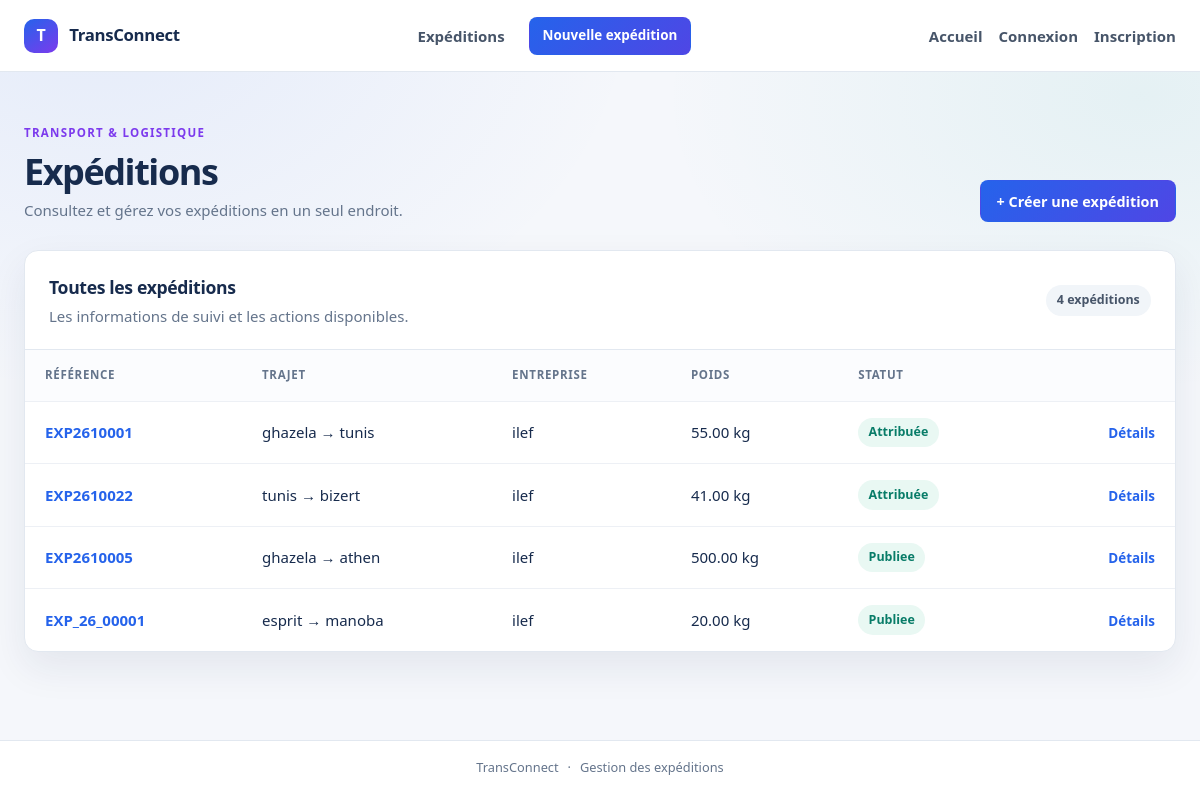
The app's page /expedition/listclass/ with its own data.
### ExpeditionApp/models.py (models this page shows, shortened)
class Expedition(models.Model):
    reference = models.CharField(max_length=50, unique=True)
    ville_depart = models.CharField(max_length=80)
    ville_arrive = models.CharField(max_length=80)
    poids_kg = models.DecimalField(
        max_digits=10,
        decimal_places=2,
        validators=[MinValueValidator(0, "le poids doit etre possitive")],
    )
    date_souhaitee = models.DateTimeField()
    description = models.TextField()
    statut = models.CharField(
        max_length=100,
        choices=[
            ('en_attente', 'En attente'),
            ('publiee', 'Publiee'),
            ('attribuee', 'Attribuée'),
            ('terminee', 'Terminée'),
            ('annulee', 'Annulée'),
        ],
        default='en_attente',
    )
    created_at = models.DateTimeField(auto_now_add=True)
    updated_at = models.DateTimeField(auto_now=True)
    entreprise = models.ForeignKey(Entreprise, on_delete=models.CASCADE, related_name='expeditions')

### EntrepriseApp/models.py (models this page shows)
class Entreprise(models.Model):
    raison_social = models.CharField(max_length=200, blank=False ,null=False)
    matricule_fiscal =models.CharField(max_length=17 ,unique=True, validators=[matricule_fiscal_validator])
    adresse = models.TextField(validators=[MinLengthValidator(20,"l'adresse ne peut pas avoir moins de 20 char"),MaxLengthValidator(400,"l'adresse ne peut pas depasser les 400 char")])
    type_entreprise=models.CharField(max_length=100,choices=[('c','chargeur'),
    ('t','transporteur')])
    created_at = models.DateTimeField(auto_now_add=True)
    updated_at =models.DateTimeField(auto_now=True)
    gerant= models.OneToOneField(Utilisateur ,on_delete=models.CASCADE,related_name='entreprise')
    def __str__(self):
        return self.raison_social

### ExpeditionApp/views.py (the view)
# urls.py: path('listclass/', ListExpedition.as_view(), name="listclass"),
class ListExpedition(ListView):
    model=Expedition
    template_name='expedition/list.html'
    context_object_name='list'

### EntrepriseApp/templates/expedition/list.html (shortened to what this page needs)
{% extends "expedition/base.html" %}
{% block content %}
    <div class="page-heading">
        <div>
            <p class="eyebrow">TRANSPORT &amp; LOGISTIQUE</p>
            <h1>Expéditions</h1>
            <p class="page-subtitle">Consultez et gérez vos expéditions en un seul endroit.</p>
        </div>
        <a class="button button-primary" href="{% url 'createclass' %}">+ Créer une expédition</a>
    </div>
    <section class="panel" aria-labelledby="shipments-heading">
        <div class="panel-heading">
            <div>
                <h2 id="shipments-heading">Toutes les expéditions</h2>
                <p class="muted">Les informations de suivi et les actions disponibles.</p>
            </div>
            <span class="count-badge">{{ list|length }} expédition{{ list|length|pluralize:"s" }}</span>
        </div>
        {% if list %}
            <div class="table-wrap">
                <table class="shipment-table">
                    <thead>
                        <tr>
                            <th scope="col">Référence</th>
                            <th scope="col">Trajet</th>
                            <th scope="col">Entreprise</th>
                            <th scope="col">Poids</th>
                            <th scope="col">Statut</th>
                            <th scope="col"><span class="sr-only">Actions</span></th>
                        </tr>
                    </thead>
                    <tbody>
                        {% for expedition in list %}
                            <tr>
                                <td><a class="reference-link" href="{% url 'detailclass' pk=expedition.pk %}">{{ expedition.reference }}</a></td>
                                <td>
                                    <span class="route">{{ expedition.ville_depart }} <span aria-hidden="true">→</span> {{ expedition.ville_arrive }}</span>
                                </td>
                                <td>{{ expedition.entreprise }}</td>
                                <td>{{ expedition.poids_kg }} kg</td>
                                <td><span class="status-badge">{{ expedition.get_statut_display }}</span></td>
                                <td class="table-actions">
                                    <a href="{% url 'detailclass' pk=expedition.pk %}">Détails</a>
                                </td>
                            </tr>
                        {% endfor %}
                    </tbody>
                </table>
            </div>
        {% endif %}
    </section>
{% endblock %}

### EntrepriseApp/static/EntrepriseApp/expedition.css (style rules this page uses)
:root { color-scheme: light; --ink: #172b4d; --muted: #64748b; --line: #e2e8f0; --surface: #ffffff; --canvas: #f5f7fb; --primary: #2563eb; --primary-dark: #1d4ed8; --teal: #0f9f95; --violet: #7c3aed; --coral: #f9735b; --danger: #b42332; --shadow: 0 16px 38px rgb(23 43 77 / 8%); }
* { box-sizing: border-box; }
body { min-width: 320px; min-height: 100vh; margin: 0; background: radial-gradient(ellipse at 8% 0%, rgb(37 99 235 / 8%), transparent 34rem), radial-gradient(ellipse at 95% 12%, rgb(15 159 149 / 7%), transparent 30rem), var(--canvas); color: var(--ink); font-family: "Segoe UI", Tahoma, Geneva, Verdana, sans-serif; font-size: 15px; line-height: 1.6; }
a { color: var(--primary); }
.page-heading { margin-bottom: 1.75rem; display: flex; align-items: flex-end; justify-content: space-between; gap: 1.5rem; }
.eyebrow { margin: 0 0 0.45rem; color: var(--violet); font-size: 0.72rem; font-weight: 750; letter-spacing: 0.11em; }
h1, h2, h3, p { margin-top: 0; }
h1 { margin-bottom: 0.35rem; color: var(--ink); font-size: clamp(1.8rem, 3vw, 2.25rem); letter-spacing: -0.04em; line-height: 1.2; }
h2 { margin-bottom: 0.15rem; font-size: 1.1rem; letter-spacing: -0.02em; }
.page-subtitle, .muted { margin-bottom: 0; color: var(--muted); }
.panel { overflow: hidden; border: 1px solid var(--line); border-radius: 14px; background: var(--surface); box-shadow: var(--shadow); }
.panel-heading { padding: 1.35rem 1.5rem; display: flex; align-items: center; justify-content: space-between; gap: 1rem; border-bottom: 1px solid var(--line); }
.count-badge, .status-badge { display: inline-flex; align-items: center; border-radius: 999px; white-space: nowrap; font-size: 0.78rem; font-weight: 700; }
.count-badge { padding: 0.35rem 0.7rem; background: #f1f5f9; color: #475569; }
.status-badge { padding: 0.3rem 0.65rem; background: #e9f8f3; color: #087c68; }
.table-wrap { overflow-x: auto; }
.shipment-table { width: 100%; min-width: 760px; border-collapse: collapse; text-align: left; }
.shipment-table th, .shipment-table td { padding: 1rem 1.25rem; border-bottom: 1px solid #edf0f5; vertical-align: middle; }
.shipment-table th { background: #fbfcfe; color: #64748b; font-size: 0.72rem; font-weight: 700; letter-spacing: 0.06em; text-transform: uppercase; }
.shipment-table tbody tr:last-child td { border-bottom: 0; }
.reference-link { color: var(--primary); font-weight: 700; text-decoration: none; }
.route { white-space: nowrap; }
.table-actions { text-align: right; white-space: nowrap; }
.table-actions a { margin-left: 0.65rem; color: var(--primary); font-size: 0.84rem; font-weight: 600; text-decoration: none; }
.button { min-height: 42px; padding: 0.65rem 1rem; display: inline-flex; align-items: center; justify-content: center; gap: 0.4rem; border: 1px solid transparent; border-radius: 8px; cursor: pointer; font: inherit; font-size: 0.9rem; font-weight: 700; line-height: 1.2; text-decoration: none; transition: background-color 0.15s ease, border-color 0.15s ease, transform 0.15s ease; }
.button-primary { background: linear-gradient(135deg, var(--primary), #4f46e5); color: #fff; }

### records on screen
Expedition: reference "EXP2610001", ville_depart "ghazela", ville_arrive "tunis", entreprise "ilef", poids_kg "55.00", statut "Attribuée"
Expedition: reference "EXP2610022", ville_depart "tunis", ville_arrive "bizert", entreprise "ilef", poids_kg "41.00", statut "Attribuée"
Expedition: reference "EXP2610005", ville_depart "ghazela", ville_arrive "athen", entreprise "ilef", poids_kg "500.00", statut "Publiee"
Expedition: reference "EXP_26_00001", ville_depart "esprit", ville_arrive "manoba", entreprise "ilef", poids_kg "20.00", statut "Publiee"

### other values on screen
{{ list|length }} "4"
